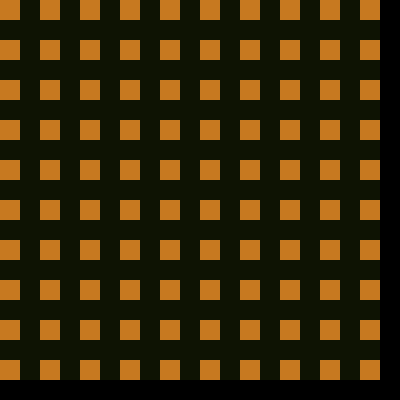
Frame 1 (no input)
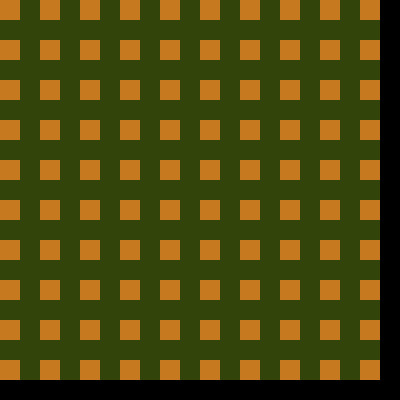
Frame 60 (the mouse pressed at the canvas centre just before this capture)
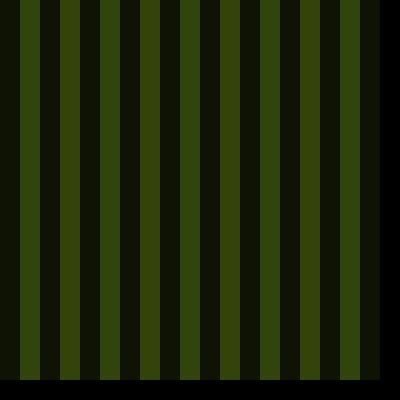
Frame 120 (the mouse held since frame 60 and released just before this capture)

The Processing sketch that drew these frames (run headless with seeded random() and noise(); from frame 60 on, the mouse is pressed at the canvas centre):

// Processing sketch: processing_48181
// ── processing_48181.pde

int a= 80;
int b= 80;
int c= 80;
 
void setup(){
size(400,400);
background(0);
smooth();
noStroke();
}
void draw(){
for (int y = 0; y <=height; y += 40){
   
  for (int x = 0; x <= width; x +=40) {
     
    if (mousePressed){
     a=0;
     b=0;
     c=0;
     fill(a, b, c);
  rect(x, y, 20, 120);
   }
   else{
   a=255;
     b=140;
     c=40;
   
  fill(a, b, c);
  rect(x, y, 20, 20);
  }
  }
  }
    
   
  fill(50,70,12,70);
  rect (0,0, 380,380);
}
                
